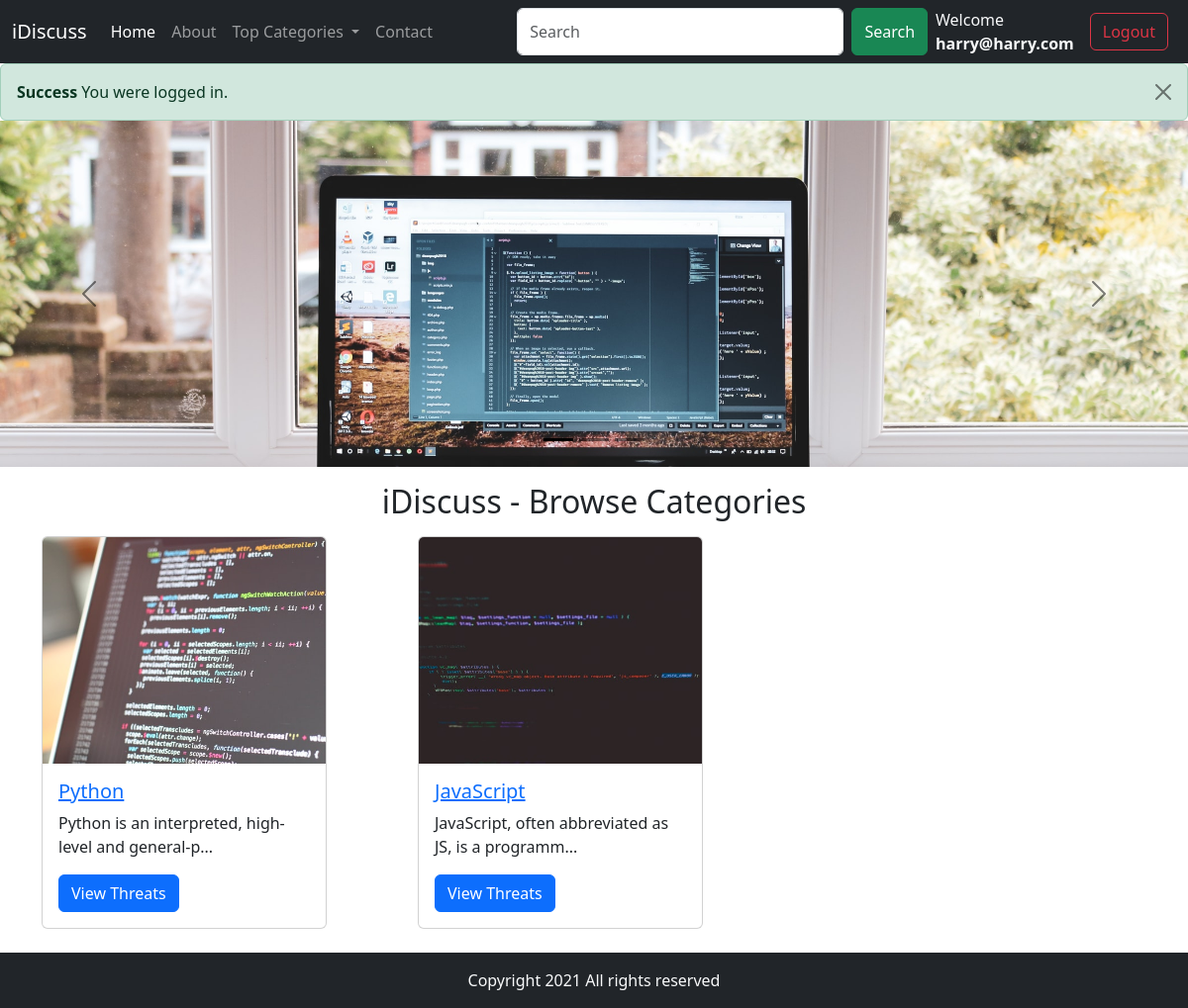
/index.php?loginsuccess=true (signed in), run on the app's committed database.
### tables this page shows
CREATE TABLE `categories` (
  `category_id` int(8) NOT NULL,
  `category_name` varchar(255) NOT NULL,
  `category_description` varchar(255) NOT NULL,
  `created` datetime NOT NULL DEFAULT current_timestamp()
);

### index.php (the view, shortened to what this page needs)
<!doctype html>
<html lang="en">
<head>
    <link rel="stylesheet" href="css/bootstrap.min.css">
</head>
<body>
    <?php include "partials/_dbconnect.php"; ?>
    <?php include "partials/_header.php"; ?>
    <div id="carouselExampleIndicators" class="carousel carousel-dark slide" data-bs-ride="carousel">
        <div class="carousel-indicators">
            <button type="button" data-bs-target="#carouselExampleIndicators" data-bs-slide-to="0" class="active"
                aria-current="true" aria-label="Slide 1"></button>
            <button type="button" data-bs-target="#carouselExampleIndicators" data-bs-slide-to="1"
                aria-label="Slide 2"></button>
            <button type="button" data-bs-target="#carouselExampleIndicators" data-bs-slide-to="2"
                aria-label="Slide 3"></button>
        </div>
        <div class="carousel-inner">
            <div class="carousel-item active">
                <img src="img/slider-11.jpeg" class="d-block w-100" alt="...">
            </div>
        </div>
        <button class="carousel-control-prev" type="button" data-bs-target="#carouselExampleIndicators"
            data-bs-slide="prev">
            <span class="carousel-control-prev-icon" aria-hidden="true"></span>
        </button>
        <button class="carousel-control-next" type="button" data-bs-target="#carouselExampleIndicators"
            data-bs-slide="next">
            <span class="carousel-control-next-icon" aria-hidden="true"></span>
        </button>
    </div>
    <div class="container my-3">
        <h2 class="text-center"> iDiscuss - Browse Categories</h2>
        <div class="row">
            <?php
            $sql = "SELECT * FROM `categories`";
            $result = mysqli_query($conn, $sql);
            while ($row = mysqli_fetch_assoc($result)) {
            ?>
            <div class="col-md-4 my-2">
                <div class="card" style="width: 18rem;">
                    <img src="img/card-<?php echo $row['category_id']; ?>.jpeg" class="card-img-top"
                        alt="<?php echo $row['category_name']; ?>">
                    <div class="card-body">
                        <h5 class="card-title"><a
                                href="threadlist.php?catid=<?php echo $row['category_id']; ?>"><?php echo $row['category_name']; ?></a>
                        </h5>
                        <p class="card-text"><?php echo substr($row['category_description'], 0, 50) . "..."; ?></p>
                        <a href="threadlist.php?catid=<?php echo $row['category_id']; ?>" class="btn btn-primary">View
                            Threats</a>
                    </div>
                </div>
            </div>
            <?php
            }
            ?>
        </div>
    </div>
    <?php include "partials/_footer.php"; ?>
</body>
</html>

### data on the page
categories: shows a picture, category_name "Python", category_description "Python is an interpreted, high-level and general-p"
categories: shows a picture, category_name "JavaScript", category_description "JavaScript, often abbreviated as JS, is a programm"

### other printed values
$_SESSION['useremail'] "harry@harry.com"
